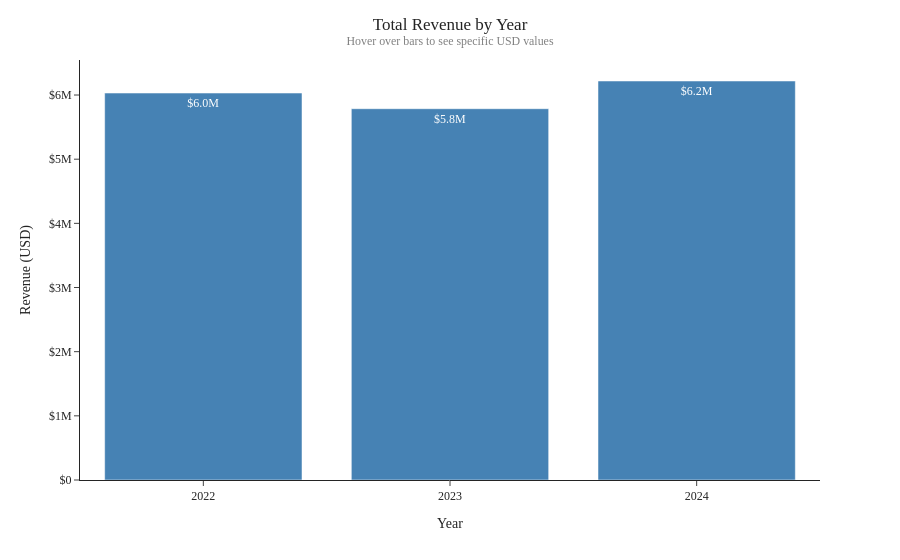

The code cell stored with this chart in its notebook:
### Code cell
# Bar chart for sales per year
df_fig2 = df.groupby(df['year'])['revenue_usd'].sum().reset_index()
df_fig2['year'] = df_fig2['year'].astype(str)
df_fig2['revenue_millions'] = df_fig2['revenue_usd'] / 1e6


fig2 = px.bar(
    df_fig2,
    x = 'year',
    y = 'revenue_usd',
    labels = {'year':'Year', 'revenue_usd':'Revenue (USD)'},
    template='simple_white',
    color_discrete_sequence=['steelblue'],
    text=df_fig2['revenue_millions'].map('${:.1f}M'.format)
)

fig2.update_layout(
    font_family = 'rockwell',
        title={
        "text": "Total Revenue by Year<br><sup style='font-size:12px; color:gray;'>Hover over bars to see specific USD values</sup>",
        "x": 0.5
    }
)

fig2.update_traces(
    hovertemplate='$%{y:,.2f} USD<extra></extra>',
)

fig2.update_yaxes(
    tickprefix='$', ticks='outside'
)


fig2.show()

### Figure 1 — Plotly figure (JSON) as saved in the notebook; plotly's stock layout.template omitted (floating-point values rounded to 4 significant figures)
{"data": [{"alignmentgroup": "True", "hovertemplate": "$%{y:,.2f} USD<extra></extra>", "legendgroup": "", "marker": {"color": "steelblue", "pattern": {"shape": ""}}, "name": "", "offsetgroup": "", "orientation": "v", "showlegend": false, "text": ["$6.0M", "$5.8M", "$6.2M"], "textposition": "auto", "type": "bar", "x": ["2022", "2023", "2024"], "xaxis": "x", "y": [6031000.0, 5787000.0, 6219000.0], "yaxis": "y"}], "layout": {"barmode": "relative", "font": {"family": "rockwell"}, "legend": {"tracegroupgap": 0}, "margin": {"t": 60}, "title": {"text": "Total Revenue by Year<br><sup style='font-size:12px; color:gray;'>Hover over bars to see specific USD values</sup>", "x": 0.5}, "xaxis": {"anchor": "y", "domain": [0, 1], "title": {"text": "Year"}}, "yaxis": {"anchor": "x", "domain": [0, 1], "tickprefix": "$", "ticks": "outside", "title": {"text": "Revenue (USD)"}}}}
